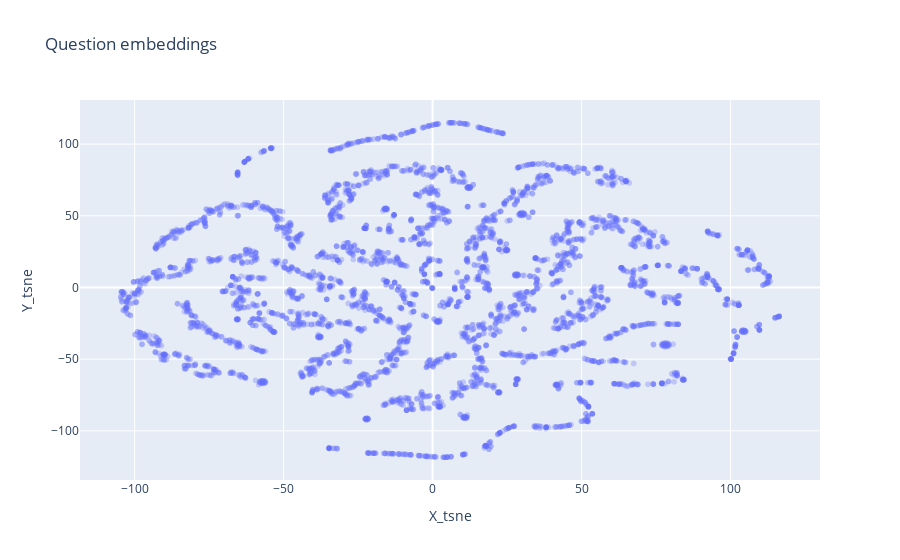

This figure's notebook cell:
### Code cell
# Use column names of df for the different parameters x, y, color, ...
fig = px.scatter(questions_with_tsne_embeddings, x="X_tsne", y="Y_tsne",
                 hover_name="question",
                 title="Question embeddings", 
                 range_color=[0, 1],
                 opacity=0.3
                )

fig.show()

### Figure 1 — Plotly figure (JSON) as saved in the notebook; plotly's stock layout.template omitted (floating-point values rounded to 4 significant figures; data arrays with more than 128 entries replaced by an {"elided": "..."} marker saying what was removed)
{"data": [{"hovertemplate": "<b>%{hovertext}</b><br><br>X_tsne=%{x}<br>Y_tsne=%{y}<extra></extra>", "hovertext": {"elided": "5000 str values"}, "legendgroup": "", "marker": {"color": "#636efa", "opacity": 0.3, "symbol": "circle"}, "mode": "markers", "name": "", "showlegend": false, "type": "scattergl", "x": {"elided": "5000 float values"}, "xaxis": "x", "y": {"elided": "5000 float values"}, "yaxis": "y"}], "layout": {"legend": {"tracegroupgap": 0}, "title": {"text": "Question embeddings"}, "xaxis": {"anchor": "y", "domain": [0, 1], "title": {"text": "X_tsne"}}, "yaxis": {"anchor": "x", "domain": [0, 1], "title": {"text": "Y_tsne"}}}}
